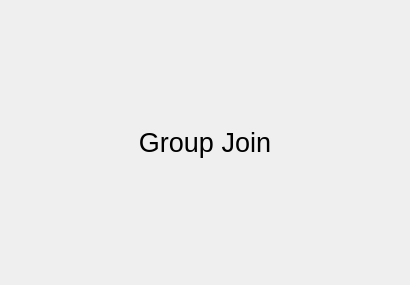
<?xml version="1.0" encoding="UTF-8"?>
<ui version="4.0">
 <class>Form</class>
 <widget class="QWidget" name="Form">
  <property name="geometry">
   <rect>
    <x>0</x>
    <y>0</y>
    <width>410</width>
    <height>285</height>
   </rect>
  </property>
  <property name="windowTitle">
   <string>Form</string>
  </property>
  <layout class="QVBoxLayout" name="verticalLayout">
   <item>
    <widget class="QLabel" name="label">
     <property name="styleSheet">
      <string notr="true">font-size: 20pt;</string>
     </property>
     <property name="text">
      <string>Group Join</string>
     </property>
     <property name="alignment">
      <set>Qt::AlignCenter</set>
     </property>
    </widget>
   </item>
  </layout>
 </widget>
 <resources/>
 <connections/>
</ui>
